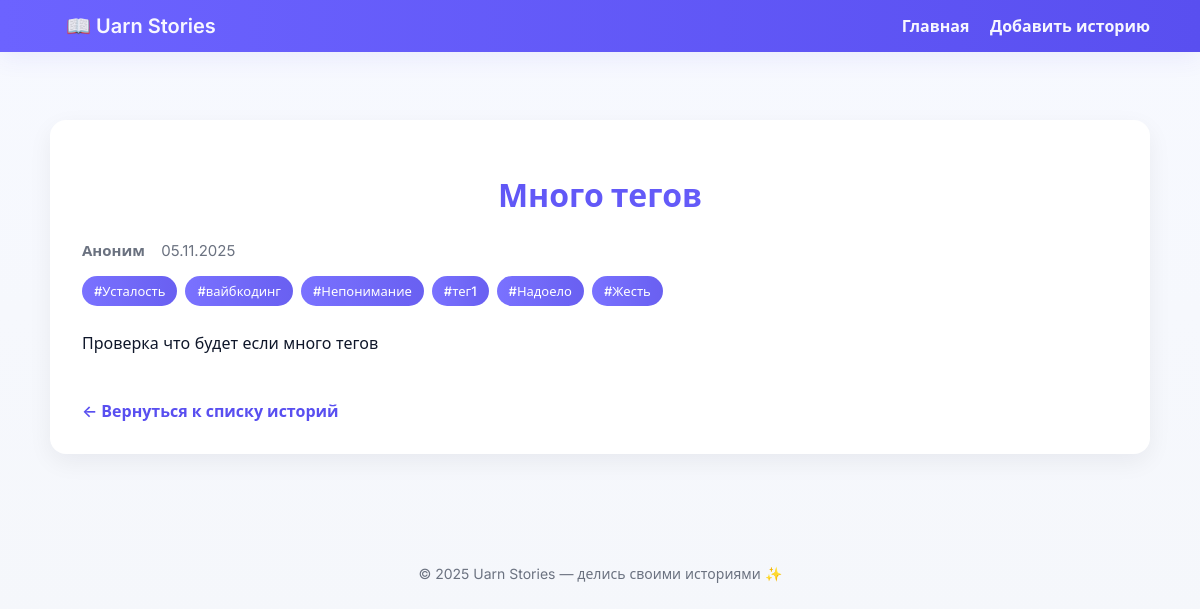
The page /story/17/ on the database its author committed.
### stories/models.py (models this page shows, shortened)
class Story(models.Model):
    title = models.CharField(max_length=200)
    content = models.TextField()
    author = models.CharField(max_length=100, blank=True, default="Аноним")
    tags = models.ManyToManyField(Tag, related_name='stories', blank=True)
    created_at = models.DateTimeField(default=timezone.now)

class Tag(models.Model):
    name = models.CharField(max_length=50, unique=True)

### stories/views.py (the view)
# urls.py: path('story/<int:story_id>/', views.story_detail, name='story_detail'),
def story_detail(request, story_id):
    try:
        story = Story.objects.get(pk=story_id)
    except Story.DoesNotExist:
        raise Http404("История не найдена")
    return render(request, 'stories/story_detail.html', {'story': story})

### stories/templates/stories/story_detail.html (shortened to what this page needs)
{% extends 'stories/base.html' %}
{% load static %}
{% block content %}
<div class="container">
    <div class="story-full">
        <h1>{{ story.title }}</h1>
        <div class="story-meta">
            <span class="author">{{ story.author }}</span>
            <span class="date">{{ story.created_at|date:"d.m.Y" }}</span>
        </div>
        {% if story.tags.all %}
        <div class="story-tags">
            {% for tag in story.tags.all %}
                <span class="story-tag">#{{ tag.name }}</span>
            {% endfor %}
        </div>
        {% endif %}
        <div class="story-content">
            {{ story.content|linebreaks }}
        </div>
        <a href="{% url 'stories:index' %}" class="back-link">← Вернуться к списку историй</a>
    </div>
</div>
{% endblock %}

### static/css/style.css (style rules this page uses)
:root { --bg: #f5f7fb; --surface: #ffffff; --muted: #6b7280; --text: #0f172a; --primary: #6c63ff; --primary-600: #594ff0; --accent: #00bfa6; --accent-600: #00a690; --danger: #ff6b6b; --card-shadow: 0 8px 24px rgba(16,24,40,0.06); }
body { font-family: Inter, 'Segoe UI', Roboto, system-ui, -apple-system, "Segoe UI Emoji", "Noto Color Emoji", sans-serif; background: linear-gradient(180deg, #f7f9ff 0%, var(--bg) 100%); color: var(--text); margin: 0; -webkit-font-smoothing:antialiased; -moz-osx-font-smoothing:grayscale; }
.container { max-width: 1100px; margin: 48px auto; padding: 20px; }
h1 { text-align: center; margin-bottom: 24px; color: var(--text); font-size: 32px; font-weight: 800; background: linear-gradient(90deg, var(--primary-600), var(--primary)); -webkit-background-clip: text; background-clip: text; -webkit-text-fill-color: transparent; animation: fadeIn 0.6s ease-out; }
.back-link { display:inline-block; margin-top:18px; text-decoration:none; color:var(--primary-600); font-weight:600 }
.story-tags { display: flex; flex-wrap: wrap; gap: 8px; }
.story-tag { background: linear-gradient(90deg, var(--primary), var(--primary-600)); color: white; padding: 6px 12px; border-radius: 999px; font-size: 13px; font-weight: 500; opacity: 0.9; transition: all 0.2s; animation: tagFadeIn 0.3s ease-out; }

### stories/templates/stories/story_detail.html (style rules this page uses)
.story-full { background: var(--surface); padding: 32px; border-radius: 16px; box-shadow: var(--card-shadow); }
.story-meta { color: var(--muted); margin: 16px 0; font-size: 15px; }
.story-meta .author { font-weight: 600; margin-right: 12px; }
.story-content { line-height: 1.7; margin: 24px 0; color: var(--text); }
.story-content p { margin-bottom: 1.2em; }

### rows shown on the page
Story: title "Много тегов", author "Аноним", created_at "05.11.2025", content "Проверка что будет если много тегов"
Tag: name "Усталость"
Tag: name "вайбкодинг"
Tag: name "Непонимание"
Tag: name "тег1"
Tag: name "Надоело"
Tag: name "Жесть"
